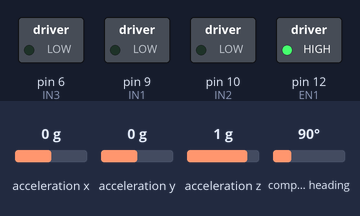
The sketch below on a simulated Arduino Uno, built with avr-gcc and run on an emulated ATmega328P. Parts: switched loads named in the sketch (green lamp = pin HIGH). The inputs (shaded band) are chosen by the test bench; at power-on: compass heading 90°, acceleration z 1 g, acceleration x 0 g, acceleration y 0 g. What the sketch prints to the serial monitor is not drawn.

Above: at 1.2 s.
1.3 s: compass heading set to 7°
Timing chart, 0 to 3.2 s (numbered marks = the images above; inputs shaded):
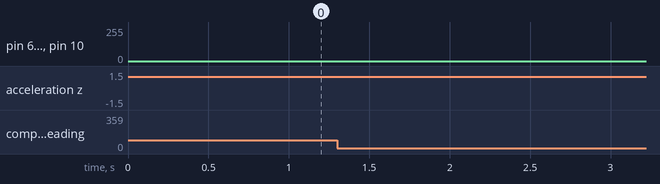

The sketch:

brushless_IMU_BNO_regulation_ctseRate.ino
```cpp
// Control of a brushless motor ensuring the yaw of IMU BNO055 sticks to 0, using interuption at constant rate
#include <Adafruit_Sensor.h>
#include <Adafruit_BNO055.h>

// definition of some constants to ease computations
const float pi = 3.14159265359;
const float two_pi = 6.28318530718;
const float four_pi_on_three = 4.18879020479;
const float two_pi_on_three = 2.09439510239;

// motor related constants and variables
const uint8_t nb_pole = 22;
float slice_angle_rd, angle_scale_factor;
float normalized_angle;

// Commande variable
volatile float angle_step_rd, current_angle_rd_prev, current_angle_rd = 0;
float motor_speed_rps = 0; // desired speed of the motor, rps
float u=0;            // Command, tr/s
float u_integral = 0; // integral part of the command, tr/s
float u_proportionel = 0; // proportional part of the command, tr/s
uint8_t sinAngleA, sinAngleB, sinAngleC; // the 3 sinusoide values for the PWMs
const float Ki = 0.1; // integral gain
const float Kp = 0.05; // proportional gain
const float IMU_freq = 100; // IMU frequency
const float reg_freq = 1000; // regulation frequency

// Pin definition for connection to ESC
const int EN1 = 12;   // pin enable bls
const int IN1 = 9;    //pins des pwm
const int IN2 = 10;   //pins des pwm
const int IN3 = 6;   //pins des pwm

// interuptions gestion
uint32_t time_counter; // counting the number of interuptions
uint8_t interupt_happened; // interuption flag

// variables for the serial read an data recomposition
float ypr_data[3];
uint8_t raw_data[48];
float buffer_float;
unsigned char *ptr_buffer = (unsigned char *)&buffer_float;

// for BNO
float angz, angx, angy;
Adafruit_BNO055 bno = Adafruit_BNO055();

void setup() {
  Serial.begin(115200);

  if(!bno.begin())
  {
    /* There was a problem detecting the BNO055 ... check your connections */
    Serial.print("Ooops, no BNO055 detected ... Check your wiring or I2C ADDR!");
    while(1);
  }

// augmentation fréquence PWM
  setPwmFrequency(IN1);
  setPwmFrequency(IN2);
  setPwmFrequency(IN3);

// PWM output pin configuration
  pinMode(IN1, OUTPUT);
  pinMode(IN2, OUTPUT);
  pinMode(IN3, OUTPUT);

// pin Enable
  pinMode(EN1, OUTPUT);
  digitalWrite(EN1, HIGH);

// Pre-computation of variables for
  slice_angle_rd = 2*pi/(nb_pole/2.0);
  angle_scale_factor = 2*pi/slice_angle_rd;
  Serial.println(slice_angle_rd*360/two_pi);

  u = 0;
  cli(); // Désactive l'interruption globale
  bitClear (TCCR2A, WGM20); // WGM20 = 0
  bitClear (TCCR2A, WGM21); // WGM21 = 0
  TCCR2B = 0b00000101; // Clock / 128 soit 8 micro-s et WGM22 = 0
  TIMSK2 = 0b00000001; // Interruption locale autorisée par TOIE2
  sei(); // Active l'interruption globale
}
//////////////////////////////////////////////////////////////////////////////

void setMotorAngle(float angle_rd)
{
  // Computes normalized angle 0->2pi for one slice
  normalized_angle = fmod(angle_rd,slice_angle_rd)*angle_scale_factor;

  // Computes sin from the normalized angles
  sinAngleA = round(sin(normalized_angle)*125.0+127.0);
  sinAngleB = round(sin(normalized_angle+two_pi_on_three)*125.0+127.0);
  sinAngleC = round(sin(normalized_angle+four_pi_on_three)*125.0+127.0);

  // Applies sin on PWM outputs
  analogWrite(IN1, sinAngleA);
  analogWrite(IN2, sinAngleB);
  analogWrite(IN3, sinAngleC);
}

/////////////////////////////////////////////////////////////////////
// Routine d'interruption
ISR(TIMER2_OVF_vect)
{
  TCNT2 = 256 - 125; // 125*8us = 1ms
  interupt_happened = 1; // interuption flag to trigger computation in main loop
  current_angle_rd = fmod((current_angle_rd + angle_step_rd),two_pi); // increment the desired angle
  time_counter++; // counter in ms (replace the micros())
}

//////////////////////////////////////////////////////////////////////

void loop() {
int i,j,x;

// Applying the command if new
  if(current_angle_rd!=current_angle_rd_prev)
  {
    setMotorAngle(current_angle_rd);
    current_angle_rd_prev = current_angle_rd;
  }

  if(time_counter>9)
  {
    imu::Vector<3> eulAng=bno.getVector(Adafruit_BNO055::VECTOR_EULER);
    angz=eulAng.x();
    angy=-eulAng.y();
    angx=-eulAng.z();
    time_counter = 0;
    Serial.println(fmod(angz+180,360)-180);
    ypr_data[2] = -(fmod(angz+180,360)-180);
    u_integral += Ki*ypr_data[2]/IMU_freq;
    u_integral = constrain(u_integral,-2.3,2.3);
    u_proportionel = Kp * ypr_data[2];
    u_proportionel = constrain(u_proportionel,-1,1);
    u = u_proportionel + u_integral;
    u = constrain(u,-2.3,2.3);
  }

  motor_speed_rps = two_pi*u;//tps*two_pi;

  angle_step_rd = motor_speed_rps/reg_freq;

}

// sert à changer la fréquence du pwm

void setPwmFrequency(int pin) {
  if(pin == 5 || pin == 6 || pin == 9 || pin == 10) {
    if(pin == 5 || pin == 6) {
      TCCR0B = TCCR0B & 0b11111000 | 0x01;
    } else {
      TCCR1B = TCCR1B & 0b11111000 | 0x01;
    }
  }
  else if(pin == 3 || pin == 11) {
    TCCR2B = TCCR2B & 0b11111000 | 0x01;
  }
}
```
